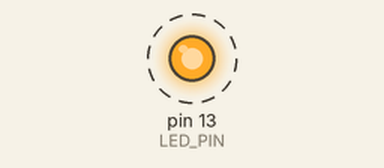
Simulated run of this sketch. Board: Arduino Uno, built with avr-gcc and run on an emulated ATmega328P. Parts: output pins drawn as LEDs (lit = HIGH). Dashed ring = blinking.

Above: at 0.05 s.
Timing chart, 0 to 3.0 s (numbered marks = the images above):
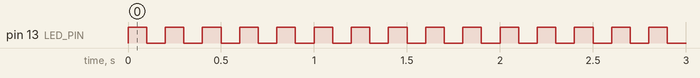

Measured:
- by itself, pin 13 (LED_PIN): alternates HIGH for 0.10 s and LOW for 0.10 s

The sketch:

blink.ino
```cpp
#include "one_blink.h"

void setup()
{
    pinMode(LED_PIN, OUTPUT);
}

void loop()
{
    doOneBlink();
}
```

one_blink.c
```cpp
#include "Arduino.h"
#include "one_blink.h"

void doOneBlink(){
    digitalWrite(LED_PIN, HIGH);
    delay(100);
    digitalWrite(LED_PIN, LOW);
    delay(100);
}
```

one_blink.h
```cpp
#ifndef one_blink_h
#define one_blink_h

#define LED_PIN 13

#ifdef __cplusplus
extern "C" {
#endif

void doOneBlink();

#ifdef __cplusplus
}
#endif


#endif
```
